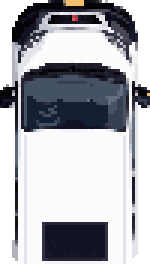
#> input picture Assets/Art/Road/camper.png, 50 x 88 px, found by its file name (shown 3 times larger)
$ python prep_road_art.py
#> lines starting #> are read from the running program, lines starting #| are printed output that depends on the picture
"""Turns the raw PixelLab downloads (PixelLabRaw/road) into Assets/Art/Road sprites + procedural road tiles."""
import os, random, colorsys
from PIL import Image, ImageDraw

RAW = 'C:/Unity/GetYourPhD/PixelLabRaw/road'
OUT = 'C:/Unity/GetYourPhD/Assets/Art/Road'
os.makedirs(OUT, exist_ok=True)

def load(n): return Image.open(f'{RAW}/{n}.png').convert('RGBA')
#> called with n = 'camper'
#> returned value is the input picture: PIL image 50x88 RGBA; mean R, G, B, A 128.4, 129, 135.4, 209.9
def crop(im):
    bb = im.getbbox()
#> bb = (0, 0, 50, 88)
    return im.crop(bb) if bb else im
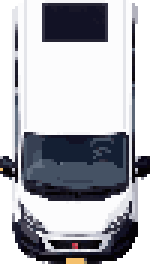
#> returned value: PIL image 50x88 RGBA (shown 3 times larger); mean R, G, B, A 128.4, 129, 135.4, 209.9; transparent parts drawn white
def save(im, n): im.save(f'{OUT}/{n}.png')

# --- vehicles: PixelLab drew them facing down; the road goes up ---
for n in ['camper', 'sportscar', 'vespa', 'smallcar', 'wagon']:
#> (the run stopped early here; a loop or call above may not have finished)
